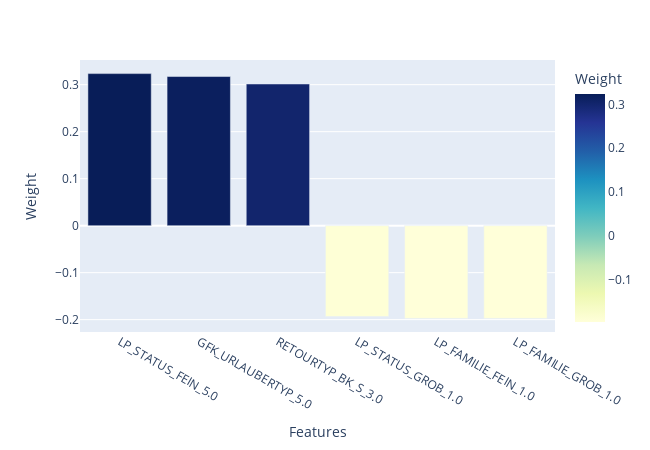

Notebook code cell kept with this figure:
### Code cell
# PC-1 had the largest positive impact on the PCA weights for Cluster-1
map_pca_weights(azdias, 1, 3)

### Figure 1 — Plotly figure (JSON) as saved in the notebook; plotly's stock layout.template omitted (floating-point values rounded to 4 significant figures)
{"data": [{"alignmentgroup": "True", "hovertemplate": "Features=%{x}<br>Weight=%{marker.color}<extra></extra>", "legendgroup": "", "marker": {"color": [0.3236, 0.3173, 0.3014, -0.1932, -0.1974, -0.1974], "coloraxis": "coloraxis", "pattern": {"shape": ""}}, "name": "", "offsetgroup": "", "orientation": "v", "showlegend": false, "textposition": "auto", "type": "bar", "x": ["LP_STATUS_FEIN_5.0", "GFK_URLAUBERTYP_5.0", "RETOURTYP_BK_S_3.0", "LP_STATUS_GROB_1.0", "LP_FAMILIE_FEIN_1.0", "LP_FAMILIE_GROB_1.0"], "xaxis": "x", "y": [0.3236, 0.3173, 0.3014, -0.1932, -0.1974, -0.1974], "yaxis": "y"}], "layout": {"barmode": "relative", "coloraxis": {"colorbar": {"title": {"text": "Weight"}}, "colorscale": [[0, "rgb(255,255,217)"], [0.125, "rgb(237,248,177)"], [0.25, "rgb(199,233,180)"], [0.375, "rgb(127,205,187)"], [0.5, "rgb(65,182,196)"], [0.625, "rgb(29,145,192)"], [0.75, "rgb(34,94,168)"], [0.875, "rgb(37,52,148)"], [1, "rgb(8,29,88)"]]}, "height": 450, "legend": {"tracegroupgap": 0}, "margin": {"t": 60}, "width": 650, "xaxis": {"anchor": "y", "domain": [0, 1], "title": {"text": "Features"}}, "yaxis": {"anchor": "x", "domain": [0, 1], "title": {"text": "Weight"}}}}
